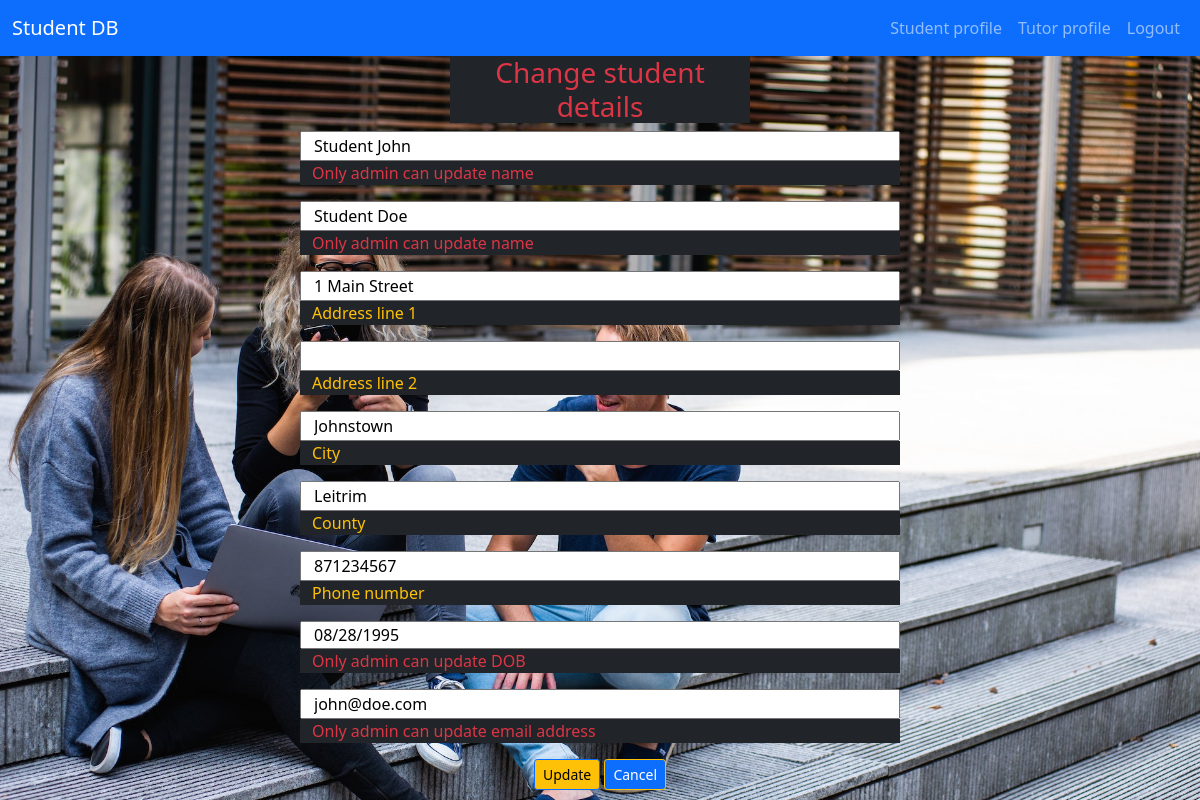
The app's page /update_student_profile/1 (signed in) with its own data.
### application/models.py (models this page shows)
class Students(db.Model):
    id = db.Column(db.Integer, primary_key=True)
    enrolments = db.relationship('Enrolments', cascade="all,delete", backref='students') # FK one to many Enrolments
    student_fname = db.Column(db.String(30), nullable=False)
    student_lname = db.Column(db.String(30), nullable=False)
    student_address1 = db.Column(db.String(50), nullable=False)
    student_address2 = db.Column(db.String(50), nullable=False)
    student_city = db.Column(db.String(30), nullable=False)
    student_county = db.Column(db.String(30), nullable=False)
    student_phone = db.Column(db.String(20), nullable=False)
    student_DOB = db.Column(db.Date, nullable=False)
    student_email = db.Column(db.String(50), nullable=False)
    student_password_ff = db.Column(db.String(150), nullable=False)
    authority_lvl = db.Column(db.Integer, nullable=False)

### application/routes.py (the view, shortened to what this page needs)
@app.route("/update_student_profile/<int:student_id>", methods=["GET", "POST"])
def update_student_profile(student_id):
    if session['user_email']:
        form = StudentForm()
        student = Students.query.filter_by(id=student_id).first()
        print(student)
    return render_template("update_student_profile.html", form=form, student=student)

### templates/update_student_profile.html (shortened to what this page needs)
{% extends "base.html" %}
{% block content %}
<h3 class="mx-auto text-center text-danger bg-dark w-25">Change student details</h3>
    <div class="row m-auto w-50">
        <div class="">
            <div class="">
                <div class="row">
                    <form class="" method="POST" action="{{ url_for('update_student_profile', student_id=student.id) }}">
                        <div class="row">
                            {% if session['user_email'] == "admin@admin.com" %}
                            {{ form.student_fname(class="form-input small-input", value=student.student_fname) }}
                            <span class="text-warning bg-dark">Forename</span>
                            {% else %}
                            {{ form.student_fname(readonly=true, class="form-input small-input", value=student.student_fname) }}
                            <span class="text-danger bg-dark">Only admin can update name</span>
                            {% endif %}
                        </div>
                        <div class="row">
                            {% if session['user_email'] == "admin@admin.com" %}
                            {{ form.student_lname(class="form-input small-input", value=student.student_lname) }}
                            <span class="text-warning bg-dark">Surname</span>
                            {% else %}
                            {{ form.student_lname(readonly=true, class="form-input small-input", value=student.student_lname) }}
                            <span class="text-danger bg-dark">Only admin can update name</span>
                            {% endif %}
                        </div>
                        <div class="row">
                            {{ form.student_address1(class="form-input small-input", value=student.student_address1) }}
                            <span class="text-warning bg-dark">Address line 1</span>
                        </div>
                        <div class="row">
                        {{ form.student_address2(class="form-input small-input", value=student.student_address2) }}
                        <span class="text-warning bg-dark">Address line 2</span>
                        </div>
                        <div class="row">
                            {{ form.student_city(class="form-input small-input", value=student.student_city) }}
                            <span class="text-warning bg-dark">City</span>
                        </div>
                        <div class="row">
                            {{ form.student_county(class="form-input small-input", value=student.student_county) }}
                            <span class="text-warning bg-dark">County</span>
                        </div>
                        <div class="row">
                            {{ form.student_phone(class="form-input small-input", value=student.student_phone) }}
                            <span class="text-warning bg-dark">Phone number</span>
                        </div>
                        <div class="row">
                            {% if session['user_email'] == "admin@admin.com" %}
                            {{ form.student_DOB(class="form-input small-input", value=student.student_DOB) }}
                            <span class="text-warning bg-dark">Date of birth</span>
                            {% else %}
                            {{ form.student_DOB(readonly=true, class="form-input small-input", value=student.student_DOB) }}
                            <span class="text-danger bg-dark">Only admin can update DOB</span>
                            {% endif %}
                        </div>
                        <div class="row">
                            {% if session['user_email'] == "admin@admin.com" %}
                            {{ form.student_email(class="form-input small-input", value=student.student_email) }}
                            <span class="text-warning bg-dark">Email address</span>
                            {% else %}
                            {{ form.student_email(readonly=true, class="form-input small-input", value=student.student_email) }}
                            <span class="text-danger bg-dark">Only admin can update email address</span>
                            {% endif %}
                        </div>
                        <div class="text-center">
                        <button type="submit" class="btn btn-warning border-primary btn-sm">
                            Update
                        </button>
                        {% if session['user_email'] == "admin@admin.com" %}
                        <a href="{{ url_for('delete_student', student_id=student.id) }}" class="btn btn-danger border-warning btn-sm">Delete</a>
                        <a href="{{ url_for('tutor_profile', user_email=session['user_email']) }}" class="btn btn-primary border-warning btn-sm">Cancel</a>
                        {% else %}
                        <a href="{{ url_for('profile', user_email=session['user_email']) }}" class="btn btn-primary border-warning btn-sm">Cancel</a>
                        {% endif %}
                        </div>
                    </form>
                </div>
            </div>
        </div>
    </div>
{% endblock %}

### static/css/style.css (style rules this page uses)
body { color: white; }

### records on screen
Students: student_fname "Student John", student_lname "Student Doe", student_address1 "1 Main Street", student_city "Johnstown", student_county "Leitrim", student_phone "871234567", student_DOB "08/28/1995", student_email "john@doe.com"
